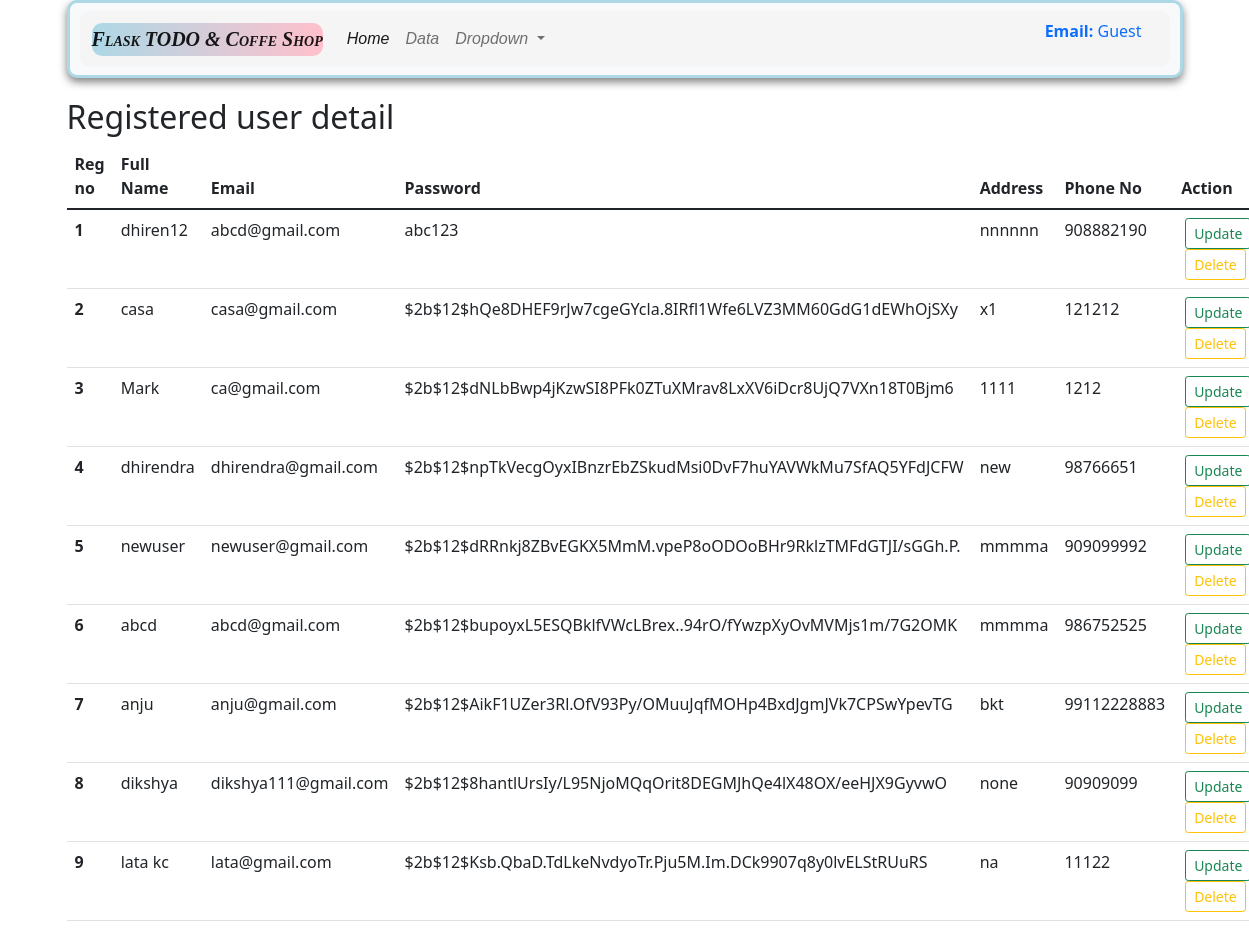
Page /userdata on the committed database.
### app.py (models this page shows, shortened)
class Register_user(db.Model):
    __tablename__ = 'Register_user'
    reg_no = db.Column(db.Integer, primary_key=True)
    fullname = db.Column(db.String(100), nullable = False)
    email = db.Column(db.String(100), nullable = False)
    password = db.Column(db.String(100), nullable = False)
    address = db.Column(db.String(400), nullable = False)
    phone = db.Column(db.String(100), nullable = False)

### app.py (the view)
@app.route('/userdata', methods =['GET', 'POST'])
def user_data():
    allreg = Register_user.query.all()
    return render_template('userdata.html',allreg =allreg )

### templates/userdata.html (shortened to what this page needs)
{% extends "base.html" %}
{% block body %}
<div class ="container my-3" >
    <h2> Registered user detail</h2>
    {% if allreg|length==0 %}
    <div class="alert alert-secondary" role="alert">
        No data found! Please add your data.
        </div>
        {% else %}
        <table class="table">
            <thead>
            <tr>
                <th scope="col">Reg no</th>
                <th scope="col">Full Name</th>
                <th scope="col">Email</th>
                <th scope="col">Password</th>
                <th scope="col">Address</th>
                <th scope="col">Phone No</th>
                <th scope="col">Action</th>
            </tr>
            </thead>
            <tbody>
            {% for register_user in allreg %}
            <tr>
            <th scope="row">{{loop.index}}</th>
            <td>{{register_user.fullname}}</td>
            <td>{{register_user.email}}</td>
            <td>{{register_user.password}}</td>
            <td>{{register_user.address}}</td>
            <td>{{register_user.phone}}</td>
            <td>
                <a href="/updateuser/{{register_user.reg_no}}" type="button" class="btn btn-outline-success btn-sm mx-1">Update</button>
                <a href="/delete_userdata/{{register_user.reg_no}}" type="button" class="btn btn-outline-warning btn-sm mx-1">Delete</button>
            </td>
        </tr>
        {% endfor %}
    </tbody>
</table>
            {% endif %}
</div>
{% endblock body %}

### rows in the picture
Register_user: fullname "dhiren12", email "abcd@gmail.com", password "abc123", address "nnnnnn", phone "908882190"
Register_user: fullname "casa", email "casa@gmail.com", password "$2b$12$hQe8DHEF9rJw7cgeGYcla.8IRfl1Wfe6LVZ3MM60GdG1dEWhOjSXy", address "x1", phone "121212"
Register_user: fullname "Mark", email "ca@gmail.com", password "$2b$12$dNLbBwp4jKzwSI8PFk0ZTuXMrav8LxXV6iDcr8UjQ7VXn18T0Bjm6", address "1111", phone "1212"
Register_user: fullname "dhirendra", email "dhirendra@gmail.com", password "$2b$12$npTkVecgOyxIBnzrEbZSkudMsi0DvF7huYAVWkMu7SfAQ5YFdJCFW", address "new", phone "98766651"
Register_user: fullname "newuser", email "newuser@gmail.com", password "$2b$12$dRRnkj8ZBvEGKX5MmM.vpeP8oODOoBHr9RklzTMFdGTJI/sGGh.P.", address "mmmma", phone "909099992"
Register_user: fullname "abcd", email "abcd@gmail.com", password "$2b$12$bupoyxL5ESQBklfVWcLBrex..94rO/fYwzpXyOvMVMjs1m/7G2OMK", address "mmmma", phone "986752525"
Register_user: fullname "anju", email "anju@gmail.com", password "$2b$12$AikF1UZer3Rl.OfV93Py/OMuuJqfMOHp4BxdJgmJVk7CPSwYpevTG", address "bkt", phone "99112228883"
Register_user: fullname "dikshya", email "dikshya111@gmail.com", password "$2b$12$8hantlUrsIy/L95NjoMQqOrit8DEGMJhQe4lX48OX/eeHJX9GyvwO", address "none", phone "90909099"
Register_user: fullname "lata kc", email "lata@gmail.com", password "$2b$12$Ksb.QbaD.TdLkeNvdyoTr.Pju5M.Im.DCk9907q8y0lvELStRUuRS", address "na", phone "11122"

### other values in the picture
{{ user.email if user else "Guest" }} "Guest"
